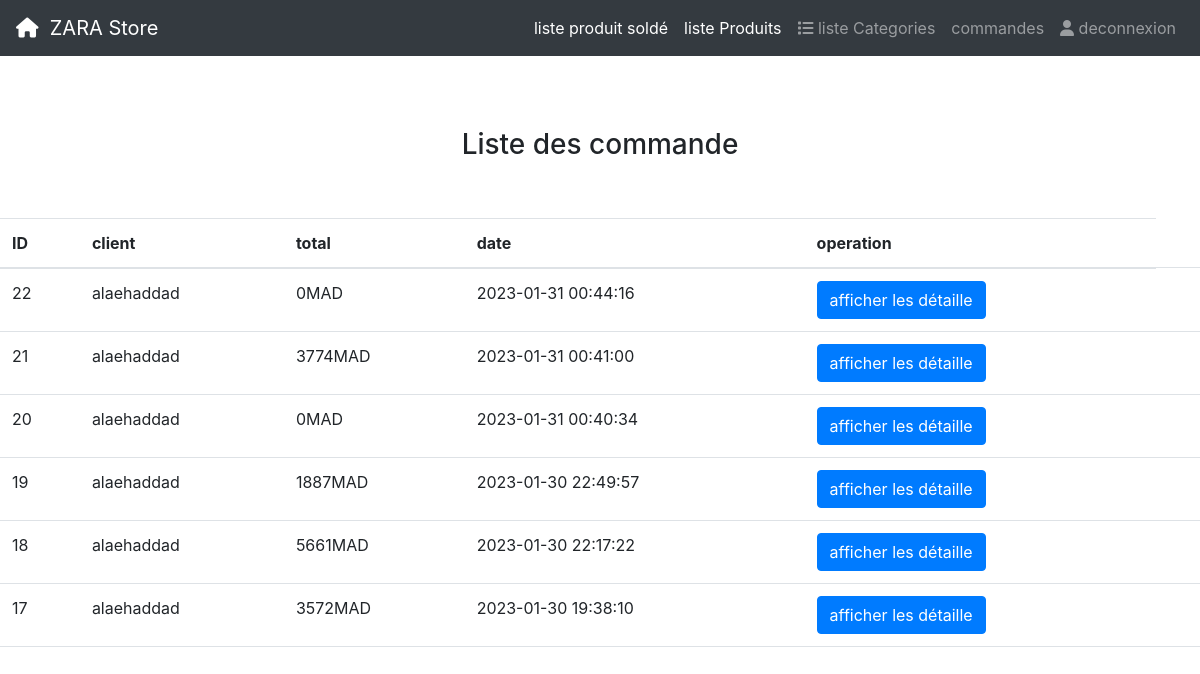
The page /commande.php on the database its author committed.
### tables this page shows
CREATE TABLE `command` (
  `id` int(11) NOT NULL,
  `id_client` int(11) NOT NULL,
  `total` decimal(10,0) NOT NULL,
  `valide` int(11) NOT NULL DEFAULT 0,
  `date_creation` datetime NOT NULL DEFAULT current_timestamp()
);

CREATE TABLE `user` (
  `id` int(11) NOT NULL,
  `login` varchar(100) NOT NULL,
  `password` varchar(150) NOT NULL,
  `date_creation` int(11) NOT NULL
);

### commande.php (the view, shortened to what this page needs)
<!DOCTYPE html>
<html lang="en">
<head>
    <link href="https://cdn.jsdelivr.net/npm/bootstrap@5.3.0-alpha1/dist/css/bootstrap.min.css" rel="stylesheet">
    <link rel="stylesheet" href="https://cdnjs.cloudflare.com/ajax/libs/twitter-bootstrap/4.1.2/css/bootstrap.min.css">
    <link      href="https://cdnjs.cloudflare.com/ajax/libs/font-awesome/6.2.1/css/all.min.css" rel="stylesheet">
</head>
<body>
<?php include 'nav1.php' ?>
<div>
<br>
<br>
<br>
<h3 style=" text-align:center">Liste des commande</h3>
<br>
<br>
<table class="table table-hover">
<thead>
    <tr>
    <th>ID</th>
<th>client</th>
<th>total</th>
<th>date</th>
<th>operation</th>
</tr>
</thead>
<tbody>
<?php
$user = "root";
$pass = "";
  $pdo = new PDO ("mysql:host=localhost;dbname=siteweb", $user, $pass);
  $commandes= $pdo->query( 'SELECT command.*,user.login as "login" FROM command INNER JOIN user ON command.id_client=user.id ORDER BY command.date_creation DESC ')->fetchAll( PDO::FETCH_ASSOC);
foreach($commandes as $commandes){
    ?>
    <tr>
    <td> <?php echo $commandes['id']?></td>
    <td>    <?php echo $commandes['login']?> </td>
    <td>   <?php echo $commandes['total']?>MAD </td>
    <td>     <?php echo $commandes['date_creation']?> </td>
    <td> <a class="btn btn-primary btn sm" href="detaille_commande.php?id=<?php echo $commandes['id']?>">afficher les détaille</a></td>
    <td>
</td>
    </tr>
    <?php
}
?>
</tbody>
</table>
</div>
</body>
</html>

### nav1.php (shortened to what this page needs)
<nav  class="navbar navbar-expand-md bg-dark navbar-dark">
  <a class="navbar-brand" href="homeadmin.php"><i class="fa-solid fa-house"></i>&nbsp;&nbsp;ZARA Store</a>
  <div class="collapse navbar-collapse" id="collapsibleNavbar">
    <ul class="navbar-nav ml-auto">
    <li class="nav-item">
        <a class="nav-link active" href="listsold.php"> liste produit soldé </a>
      </li>
      <li class="nav-item">
        <a class="nav-link active" href="listeprod.php"> liste Produits</a>
      </li>
      <li class="nav-item">
         <a class="nav-link " href="listecat.php" id="navbardrop" data-toggle="dropdown">
         <i class=" fa fa-light fa-list"></i>
       liste Categories
       </a>
      </li>
      <li class="nav-item">
        <a class="nav-link" href="commande.php"> commandes</a>
      </li>
<li class="nav-item">
        <a class="nav-link" href="dex.php"><i class="fa-solid fa-user"></i> deconnexion</a>
      </li>
    </ul>
  </div>
</nav>

### rows shown on the page
command: id "22", user.login "alaehaddad", total "0", date_creation "2023-01-31 00:44:16"
command: id "21", user.login "alaehaddad", total "3774", date_creation "2023-01-31 00:41:00"
command: id "20", user.login "alaehaddad", total "0", date_creation "2023-01-31 00:40:34"
command: id "19", user.login "alaehaddad", total "1887", date_creation "2023-01-30 22:49:57"
command: id "18", user.login "alaehaddad", total "5661", date_creation "2023-01-30 22:17:22"
command: id "17", user.login "alaehaddad", total "3572", date_creation "2023-01-30 19:38:10"
